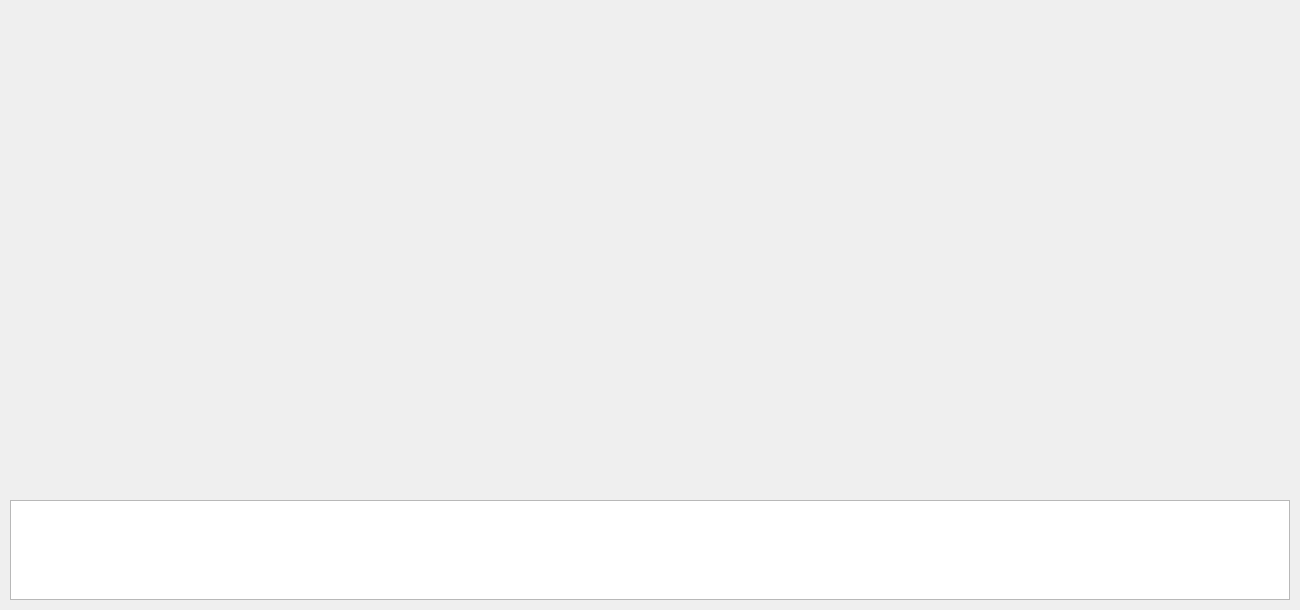
<?xml version="1.0" encoding="UTF-8"?>
<ui version="4.0">
 <class>WebCamDialog</class>
 <widget class="QDialog" name="WebCamDialog">
  <property name="geometry">
   <rect>
    <x>0</x>
    <y>0</y>
    <width>1300</width>
    <height>610</height>
   </rect>
  </property>
  <property name="windowTitle">
   <string>Dialog</string>
  </property>
  <widget class="QTextEdit" name="textEdit">
   <property name="geometry">
    <rect>
     <x>10</x>
     <y>500</y>
     <width>1280</width>
     <height>100</height>
    </rect>
   </property>
  </widget>
  <widget class="QLabel" name="lblOriginalImage">
   <property name="geometry">
    <rect>
     <x>10</x>
     <y>10</y>
     <width>640</width>
     <height>480</height>
    </rect>
   </property>
   <property name="autoFillBackground">
    <bool>true</bool>
   </property>
   <property name="text">
    <string/>
   </property>
  </widget>
  <widget class="QLabel" name="lblProcessedImage">
   <property name="geometry">
    <rect>
     <x>650</x>
     <y>10</y>
     <width>640</width>
     <height>480</height>
    </rect>
   </property>
   <property name="autoFillBackground">
    <bool>true</bool>
   </property>
   <property name="text">
    <string/>
   </property>
  </widget>
 </widget>
 <resources/>
 <connections/>
</ui>
